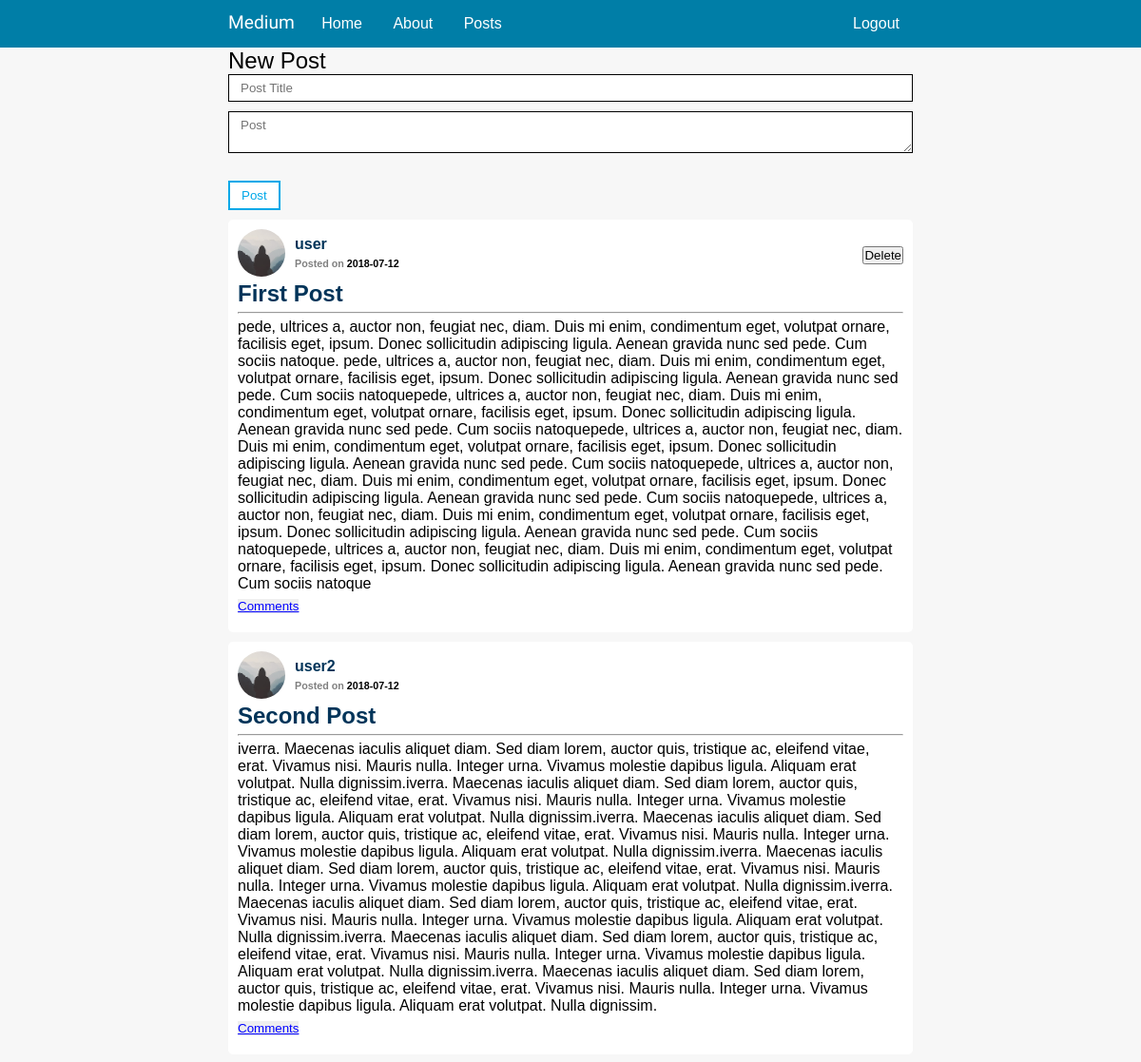
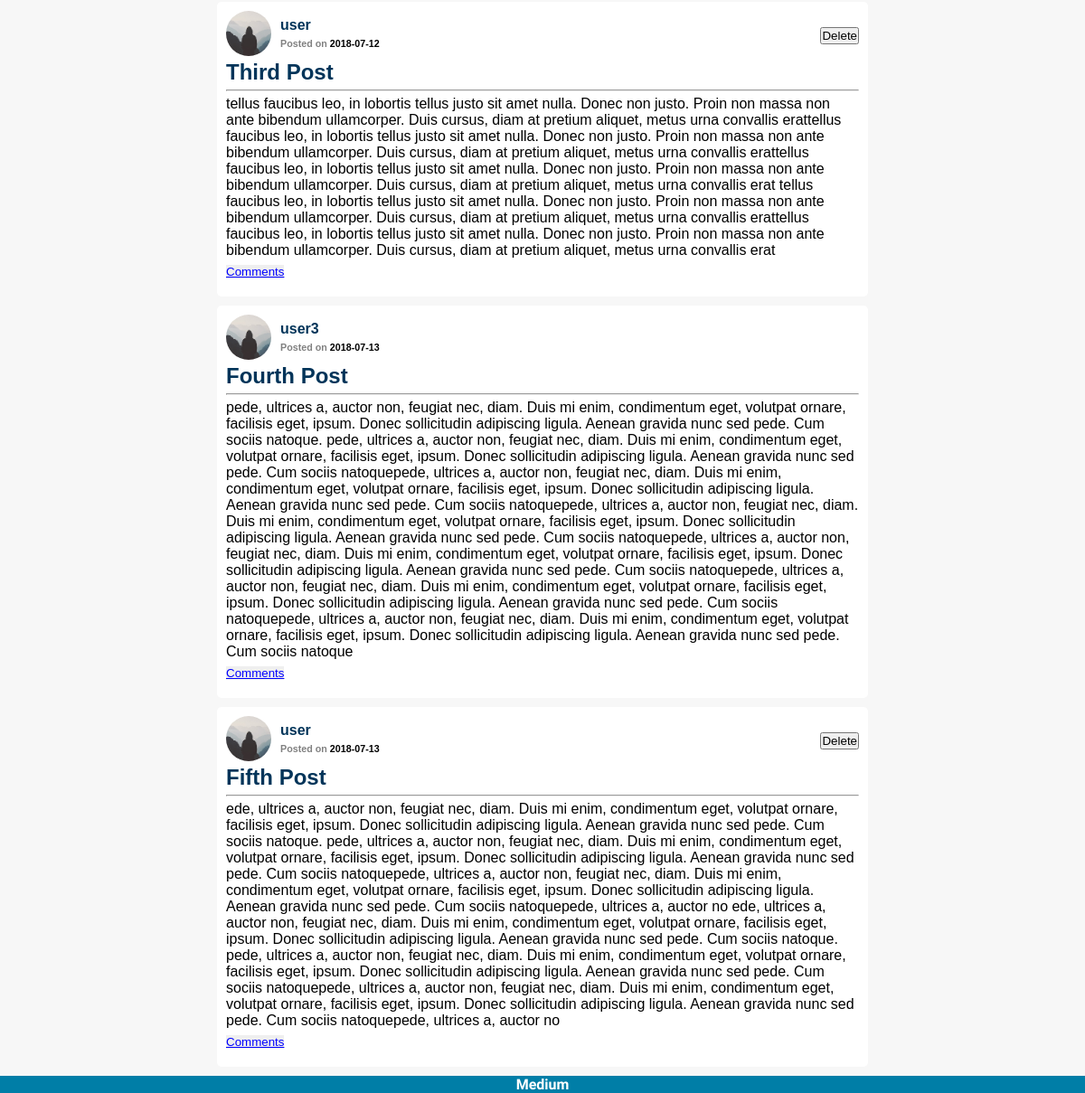
Screenshot of /home (signed in) with the database file from the repository (2 pictures, top to bottom).
### medium/core/models.py (models this page shows, shortened)
class Post(db.Model):
	id = db.Column(db.Integer, primary_key=True)
	title = db.Column(db.String(100), nullable=False)
	date_posted = db.Column(db.DateTime, nullable=False, default=datetime.utcnow)
	content = db.Column(db.Text, nullable=False)
	user_id = db.Column(db.Integer, db.ForeignKey('user.id'), nullable=False)
	comments = db.relationship('Comments', backref='post', lazy=True)

class User(db.Model, UserMixin):
	id = db.Column(db.Integer, primary_key=True)
	username = db.Column(db.String(20), unique=True, nullable=False)
	email = db.Column(db.String(120), unique=True, nullable=False)
	first_name = db.Column(db.String(60), nullable=True)
	last_name = db.Column(db.String(60), nullable=True)
	image_file = db.Column(db.String(20), nullable=False, default='default.jpeg')
	password = db.Column(db.String(60), nullable=False)
	posts = db.relationship('Post', backref='author', lazy=True)
	comments = db.relationship('Comments', backref='author', lazy=True)
	def __repr__(self):
		return "{}".format(self.username)

### medium/core/route.py (the view)
@app.route('/home', methods=['POST', 'GET'])
@login_required
def home():
	form = PostForm()
	if request.method == 'POST':
		if form.validate_on_submit():
			post = Post(title=form.title.data, content=form.content.data, author=current_user)
			db.session.add(post)
			db.session.commit()
		return redirect(url_for('home'))
	else:
		posts = Post.query.all()
		return render_template("home.html", posts=posts, form=form)

### medium/core/forms.py
class PostForm(FlaskForm):
	title = StringField('Title', validators=[DataRequired(), Length(min=1, max=50)])
	content = TextAreaField('Content', validators=[DataRequired()])
	submit = SubmitField('Post')

### medium/core/models.py (called while the page is built)
@login_manager.user_loader
def load_user(user_id):
	return User.query.get(int(user_id))

### medium/templates/home.html (shortened to what this page needs)
{% extends 'base.html' %}
{% block content %}
	<div>
		<form class="post-form" action="{{ url_for('home') }}" method="POST">
			<fieldset class="form-class-fieldset new-post-fieldset">
				<legend>New Post</legend>
				<div class="form-elements">
					{{ form.title(class="text-field", placeholder="Post Title") }}
				</div>
				<div class="form-elements">
					{{ form.content(class="text-field", placeholder="Post") }}
				</div>
				<div class="form-elements">
					{{ form.submit(class="button", style="float: left;") }}
				</div>
			</fieldset>
		</form>
	</div>
	{% for post in posts %}
		<article class="post">
			<div class="flex flex-row flex-align-center">
				<div>
					<img class="post-pic post-pic-size" src="{{ url_for('static', filename='media/profile_pics/default.jpg') }}" alt="">
				</div>
				<div class="name-date">
					<h4 class="post-elements"><a class="post-author" href="{{ url_for('profile', user_id=post.author.id) }}">{{ post.author }}</a></h4>
					<h6 class="post-elements"><span>Posted on </span>{{ post.date_posted.strftime('%Y-%m-%d') }}</h6>
				</div>
				{% if post.author == current_user %}
				<div class="delete-form-container">
					<form id="delete-form" method="{{ url_for('test_page', post_id=post.id) }}">
						<input type="submit" value="Delete">
					</form>
				</div>
				{% endif %}
			</div>
			<h1 class="post-elements"><a href="{{ url_for('post', post_id=post.id) }}" class="post-author">{{ post.title }}</a></h1>
			<hr class="post-elements">
			<p class="post-elements">{{ post.content }}</p>
			<button class="comment-button" value="{{ post.id }}">Comments</button>
		</article>
	{% endfor %}
{% endblock %}

### medium/templates/base.html (shortened to what this page needs)
<!DOCTYPE html>
<html lang="en">
	<head>
		<link rel="stylesheet" href="{{ url_for('static', filename='css/masterstyle.css') }}">
		<link rel="stylesheet" href="{{ url_for('static', filename='css/layout.css') }}">
		<link rel="stylesheet" href="{{ url_for('static', filename='css/post_style.css') }}">
	</head>
	<body>
		<div class="nav-container">
			<nav class="navbar">
				<ul>
					<li><a id="brand" href="">Medium</a></li>
					<li><a class="nav-link" href="{{ url_for('home') }}">Home</a></li>
					<li><a class="nav-link" href="">About</a></li>
					<li><a class="nav-link" href="">Posts</a></li>
					<li id="logout"><a class="nav-link" href="{{ url_for('logout') }}">Logout</a></li>
				</ul>
			</nav>
		</div>
		<div class="container">
			{% block content %}
			{% endblock content  %}
		</div>
		<footer class="footer">
			<h4>Medium</h4>
		</footer>
	</body>
</html>

### medium/static/css/masterstyle.css (style rules this page uses)
* { margin: 0; padding: 0; font-family: 'Ubuntu', sans-serif; }
body { background-color: #f7f7f7; }
.footer { background-color: #007ea7; width: 100%; display: block; }
.footer h4 { display: block; text-align: center; font-family: 'Gloria Hallelujah', cursive; color: white; }
.navbar { display: block; background-color: #007ea7; }
.navbar ul { display: block; width: 60%; margin: auto; }
.navbar ul li { list-style: none; display: inline-block; }
.nav-link { margin-top: 10px; margin-bottom: 10px; display: inline-block; padding: 6px 14px; text-decoration: none; color: white; transition: 0.3s; }
#logout { float: right; }
#brand { font-size: 1.2em; font-family: 'Gloria Hallelujah', cursive; padding: 10px 10px 10px 0; text-decoration: none; color: white; }
.text-field { padding: 6px 12px; border: none; border-radius: 0; width: 100%; box-sizing: border-box; outline: none; transition: 0.3s; border: 1px solid black; }
.button { border: 2px solid #00a8e8; padding: 6px 12px; background-color: white; color: white; cursor: pointer; display: block; margin: 15px auto auto auto; transition: 0.3s; color: #00a8e8; }
.form-class-fieldset { padding: 10px; border: none; }
.form-class-fieldset legend { font-size: 1.5em; }
.new-post-fieldset { padding: 0 !important; }
.form-elements { margin-bottom: 10px; width: 100%; }
.form-elements textarea { resize: vertical; }
.post { margin: 10px 0 10px 0; padding: 10px; background-color: white; border-radius: 5px; min-width: 280px; box-sizing: border-box; }
.post-elements { margin-bottom: 5px; }
.post-pic-size { width: 50px; }
.post-pic { border-radius: 50%; }
.post-author { color: #003459; text-decoration: none; }
.name-date { margin-left: 10px; width: 150px; }
.name-date h6>span { color: grey; }
.delete-form-container { width: 100% }
.delete-form-container form { float: right; }
.comment-button { background-color: none; border: none; text-decoration: underline; cursor: pointer; margin-bottom: 10px; color: blue; }

### medium/static/css/layout.css (style rules this page uses)
.container { margin: 0 20%; }
.flex { display: flex; }
.flex-row { flex-direction: row; }
.flex-align-center { align-items: center; }

### rows the page displays
Post: author "user", date_posted "2018-07-12", title "First Post", content "pede, ultrices a, auctor non, feugiat nec, diam. Duis mi enim, condimentum eget, volutpat ornare, facilisis eget, ipsum. Donec sollicitudin adipiscing ligula. Aenean gravida nunc sed pede. Cum sociis natoque. pede, ultrices a, auctor non, feugiat nec, diam. Duis mi enim, condimentum eget, volutpat ornare, facilisis eget, ipsum. Donec sollicitudin adipiscing ligula. Aenean gravida nunc sed pede. Cum sociis natoquepede, ultrices a, auctor non, feugiat nec, diam. Duis mi enim, condimentum eget, volutpat ornare, facilisis eget, ipsum. Donec sollicitudin adipiscing ligula. Aenean gravida nunc sed pede. Cum sociis natoquepede, ultrices a, auctor non, feugiat nec, diam. Duis mi enim, condimentum…", {{ post.id }} 1 (drawn)
Post: author "user2", date_posted "2018-07-12", title "Second Post", content "iverra. Maecenas iaculis aliquet diam. Sed diam lorem, auctor quis, tristique ac, eleifend vitae, erat. Vivamus nisi. Mauris nulla. Integer urna. Vivamus molestie dapibus ligula. Aliquam erat volutpat. Nulla dignissim.iverra. Maecenas iaculis aliquet diam. Sed diam lorem, auctor quis, tristique ac, eleifend vitae, erat. Vivamus nisi. Mauris nulla. Integer urna. Vivamus molestie dapibus ligula. Aliquam erat volutpat. Nulla dignissim.iverra. Maecenas iaculis aliquet diam. Sed diam lorem, auctor quis, tristique ac, eleifend vitae, erat. Vivamus nisi. Mauris nulla. Integer urna. Vivamus molestie dapibus ligula. Aliquam erat volutpat. Nulla dignissim.iverra. Maecenas iaculis aliquet diam. Sed…", {{ post.id }} 2 (drawn)
Post: author "user", date_posted "2018-07-12", title "Third Post", content "tellus faucibus leo, in lobortis tellus justo sit amet nulla. Donec non justo. Proin non massa non ante bibendum ullamcorper. Duis cursus, diam at pretium aliquet, metus urna convallis erattellus faucibus leo, in lobortis tellus justo sit amet nulla. Donec non justo. Proin non massa non ante bibendum ullamcorper. Duis cursus, diam at pretium aliquet, metus urna convallis erattellus faucibus leo, in lobortis tellus justo sit amet nulla. Donec non justo. Proin non massa non ante bibendum ullamcorper. Duis cursus, diam at pretium aliquet, metus urna convallis erat tellus faucibus leo, in lobortis tellus justo sit amet nulla. Donec non justo. Proin non massa non ante bibendum ullamcorper. Duis…", {{ post.id }} 3 (drawn)
Post: author "user3", date_posted "2018-07-13", title "Fourth Post", content "pede, ultrices a, auctor non, feugiat nec, diam. Duis mi enim, condimentum eget, volutpat ornare, facilisis eget, ipsum. Donec sollicitudin adipiscing ligula. Aenean gravida nunc sed pede. Cum sociis natoque. pede, ultrices a, auctor non, feugiat nec, diam. Duis mi enim, condimentum eget, volutpat ornare, facilisis eget, ipsum. Donec sollicitudin adipiscing ligula. Aenean gravida nunc sed pede. Cum sociis natoquepede, ultrices a, auctor non, feugiat nec, diam. Duis mi enim, condimentum eget, volutpat ornare, facilisis eget, ipsum. Donec sollicitudin adipiscing ligula. Aenean gravida nunc sed pede. Cum sociis natoquepede, ultrices a, auctor non, feugiat nec, diam. Duis mi enim, condimentum…", {{ post.id }} 4 (drawn)
Post: author "user", date_posted "2018-07-13", title "Fifth Post", content "ede, ultrices a, auctor non, feugiat nec, diam. Duis mi enim, condimentum eget, volutpat ornare, facilisis eget, ipsum. Donec sollicitudin adipiscing ligula. Aenean gravida nunc sed pede. Cum sociis natoque. pede, ultrices a, auctor non, feugiat nec, diam. Duis mi enim, condimentum eget, volutpat ornare, facilisis eget, ipsum. Donec sollicitudin adipiscing ligula. Aenean gravida nunc sed pede. Cum sociis natoquepede, ultrices a, auctor non, feugiat nec, diam. Duis mi enim, condimentum eget, volutpat ornare, facilisis eget, ipsum. Donec sollicitudin adipiscing ligula. Aenean gravida nunc sed pede. Cum sociis natoquepede, ultrices a, auctor no ede, ultrices a, auctor non, feugiat nec, diam.…", {{ post.id }} 5 (drawn)
